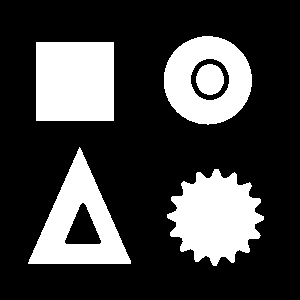
#> input picture 1. CV/Contours/Contours/images/shapes.png, 300 x 300 px
$ jupyter execute 2.manipulating_contours.ipynb
#> lines starting #> are read from the running program, lines starting #| are printed output that depends on the picture; after the words box and inside, x2 and y2 are one past the last pixel; in counts of white or black regions, pixels touching at a corner belong together
# Import Libraries

[cell 1]
import cv2
import numpy as np
import matplotlib.pyplot as plt

## Read the Image

[cell 2]
image = cv2.imread('images/shapes.png')
#> image is the input picture: shape (300, 300, 3); 25.8% white; 5 white regions, box (x1, y1, x2, y2) and area: (36, 42, 114, 121) 6162, (167, 169, 264, 266) 6126, (28, 147, 131, 264) 5309, (164, 36, 252, 125) 4906, (196, 64, 224, 95) 681

### Display
plt.imshow(cv2.cvtColor(image,cv2.COLOR_BGR2RGB));
plt.axis("off");

### Find and Draw Contours

[cell 3]
draw_image = image.copy()

gray_image = cv2.cvtColor(image, cv2.COLOR_BGR2GRAY)
#> gray_image: shape (300, 300); 25.8% white; 5 white regions

### Detect Contours
contours,hierarchy = cv2.findContours(gray_image, cv2.RETR_CCOMP, cv2.CHAIN_APPROX_SIMPLE)
#> contours = 7 contours; box (x1, y1, x2, y2) and area: (36, 42, 114, 121) 6006, (164, 36, 252, 125) 6005, (28, 147, 131, 264) 5989, (167, 169, 264, 266) 5938, (190, 58, 230, 101) 1280, (64, 202, 102, 245) 906, (196, 64, 224, 95) 639

### Draw Contours
draw_image = cv2.drawContours(image, contours, -1, (0,255,0), 1)
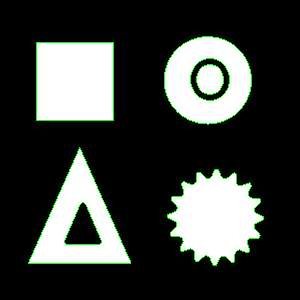
#> draw_image: shape (300, 300, 3); mean B, G, R 61.2, 65.7, 61.2

### Show
plt.imshow(cv2.cvtColor(draw_image,cv2.COLOR_BGR2RGB));
plt.axis("off");

## Extracting the Largest Contours

### The detected contours are returned as a list of continous coordinates that form the shape of the object. Using cordinates and using built-in function max() we can retrieve the largest contour in the list. We pass a key to the max function given by cv2.contourArea.

[cell 4]
image = cv2.imread("images/shapes.png")
draw_image = image.copy()

gray_image = cv2.cvtColor(image, cv2.COLOR_BGR2GRAY)

### Find contours
contours,hierarchy = cv2.findContours(gray_image, cv2.RETR_LIST, cv2.CHAIN_APPROX_NONE)
print(hierarchy)
#| [[[ 1 -1 -1 -1]
#|   [ 2  0 -1 -1]
#|   [ 3  1 -1 -1]
#|   [ 4  2 -1 -1]
#|   [ 5  3 -1 -1]
#|   [ 6  4 -1 -1]
#|   [-1  5 -1 -1]]]
### Find the biggest contour
biggest_contour = max(contours, key = cv2.contourArea)
#> biggest_contour = contour of 310 points, box (x1, y1, x2, y2) (36, 42, 114, 121), area 6006

### Draw contours
cv2.drawContours(image, biggest_contour, -1, (255,0,0), 2)
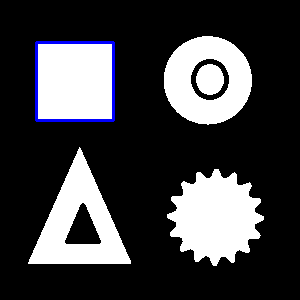
#> image: shape (300, 300, 3); 1.03% of pixels changed, all inside (x1, y1, x2, y2) = (35, 41, 115, 122)

### Display
plt.imshow(cv2.cvtColor(image, cv2.COLOR_BGR2RGB));
plt.axis("off");

[cell 5]
cv2.contourArea(biggest_contour)
#> Out = 6006

## Sorting Contours in terms of size

### The sorted() function can be used to retreieve contours on basis of size.

[cell 6]
image = cv2.imread("images/shapes.png")
draw_image = image.copy()

gray_image = cv2.cvtColor(image, cv2.COLOR_BGR2GRAY)

### Find Contours
contours,hierarchy = cv2.findContours(gray_image, cv2.RETR_LIST, cv2.CHAIN_APPROX_NONE)

### sorted contours
sorted_contours = sorted(contours, key = cv2.contourArea, reverse = True)
#> sorted_contours has the same summary as contours

### Display contours based on area in sorted manner
for i, cont in enumerate(sorted_contours,1):

    ### Draw Contour
    cv2.drawContours(draw_image, cont, -1, (0,255,0),3 )

    ### In sorted List
    cv2.putText(draw_image, str(i), (cont[0,0,0],cont[0,0,-1]-10), cv2.FONT_HERSHEY_SIMPLEX, 0.8, (0, 255, 0), 1)
#> this loop made 7 passes
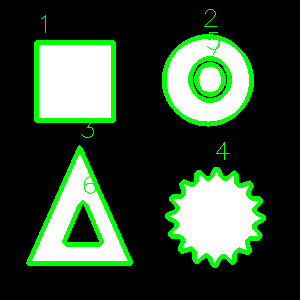
#> draw_image: shape (300, 300, 3); 8.96% of pixels changed, all inside (x1, y1, x2, y2) = (26, 9, 266, 268)

plt.imshow(draw_image);
plt.axis("off");

## Drawing a rectangle around the contour.
    Straight Bounding Rectangle
    Rotated Rectangle

### Straight Bounding Rectangle

### Syntax :
    x,y,w,h = cv2.boundingRect(array)
### Parameters:
    array : It is input gray-scale image or 2D point set from which the bounding rectangle is to be created.
### Returns:
    x : It is X-cordinate of the top-left corner.
    y : It is Y-cordinate of the top-left corner.
    w : It is the width of the rectangle.
    h : It is the height of the rectangle.

[cell 7]
image = cv2.imread("images/shapes.png")
draw_image = image.copy()

### Convert to gray Scale
gray_image = cv2.cvtColor(image, cv2.COLOR_BGR2GRAY)

### Find Contours
contours,hierarchy = cv2.findContours(gray_image, cv2.RETR_LIST, cv2.CHAIN_APPROX_NONE)

### Bounding Rect
x,y,w,h  = cv2.boundingRect(contours[3])
#> x = 196; y = 64; w = 28; h = 31
print(x,y,w,h)
#| 196 64 28 31
### Draw Bounding Rect
cv2.rectangle(draw_image, (x,y), (x+w,y+h), (0,255,0), 2)

### Show Contours
plt.imshow(cv2.cvtColor(draw_image, cv2.COLOR_BGR2RGB));
plt.axis("off");

### Bounding Maximum area contour.

[cell 8]
image = cv2.imread("images/shapes.png")
draw_image = image.copy()

### Convert to gray Scale
gray_image = cv2.cvtColor(image, cv2.COLOR_BGR2GRAY)

### Find Contours
contours,hierarchy = cv2.findContours(gray_image, cv2.RETR_LIST, cv2.CHAIN_APPROX_NONE)

### Bounding Rect
x,y,w,h  = cv2.boundingRect(max(contours, key = cv2.contourArea))
#> x = 36; y = 42; w = 78; h = 79

### Draw Bounding Rect
cv2.rectangle(draw_image, (x,y), (x+w,y+h), (0,255,0), 3)

### Show Contours
plt.imshow(cv2.cvtColor(draw_image, cv2.COLOR_BGR2RGB));
plt.axis("off");

### Straight Bounding Rectangle may overlap with another contour. This is not good. In order to overcome we use Rotated Rectangle. Rotated Rectangle is rectangle drawn such that it is rotated at a angle to enclose the contour minimumly.

## Rotated Rectangle

### Function Syntax:
    retval = cv2.minAreaRect(points)
### Parameters:
    array : It is the input gray-scale image or 2D point set from which the bounding rectangle is to be created.
### Returns:
    retval : A tupple consisting of:
        x,y cordinates of top-left vertex
        w,h of the rectangle
        angle of the rotation


[cell 9]
image = cv2.imread("images/shapes.png")

draw_image = image.copy()
gray_image = cv2.cvtColor(image, cv2.COLOR_BGR2GRAY)

### Find Contours
contours,hierarchy = cv2.findContours(gray_image, cv2.RETR_LIST, cv2.CHAIN_APPROX_NONE)

### Calculate minimum area Bounding Rect
rect = cv2.minAreaRect(contours[3])
#> rect = ((209.5, 79), (30, 27), -90)

### Check out rect object.
print(rect)
#| ((209.5, 79.0), (30.0, 27.0), -90.0)

### Convert rect object to int
box = cv2.boxPoints(rect).astype('int')
#> box = [[223, 94], [196, 94], [196, 64], [223, 64]]

print(box)
#| [[223  94]
#|  [196  94]
#|  [196  64]
#|  [223  64]]
### blur image
# blur_image = cv2.GaussianBlur(box,(51,51),0)

# draw_image[]
### Draw a rectangle around the object
cv2.drawContours(draw_image, [box], 0, (0,255,0), 2)
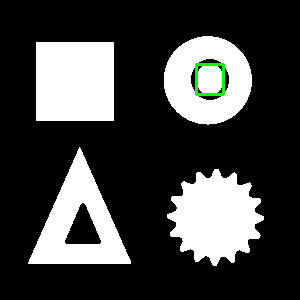
#> draw_image: shape (300, 300, 3); mean B, G, R 65.4, 66.4, 65.4

### Display the results
plt.imshow(cv2.cvtColor(draw_image,cv2.COLOR_BGR2RGB));
plt.axis("off");

## Drawing Convex Hull

### Function Syntax
    hull = cv2.convexHull(points, hull, clockwise, returnPoints)
### Parameters
    points       : Input 2D point set. This is a single contour.
    clockwise    : Orientation flag. If true convex hull is oriented clockwise else anti-clockwise.
    returnPoints : Operation flag. When flag is true, the function returns convex hull points. Otherwise it returns indices of convex hull points.
### Returns
    hull : Output convex hull.

[cell 10]
image = cv2.imread("images/tree.jpg")
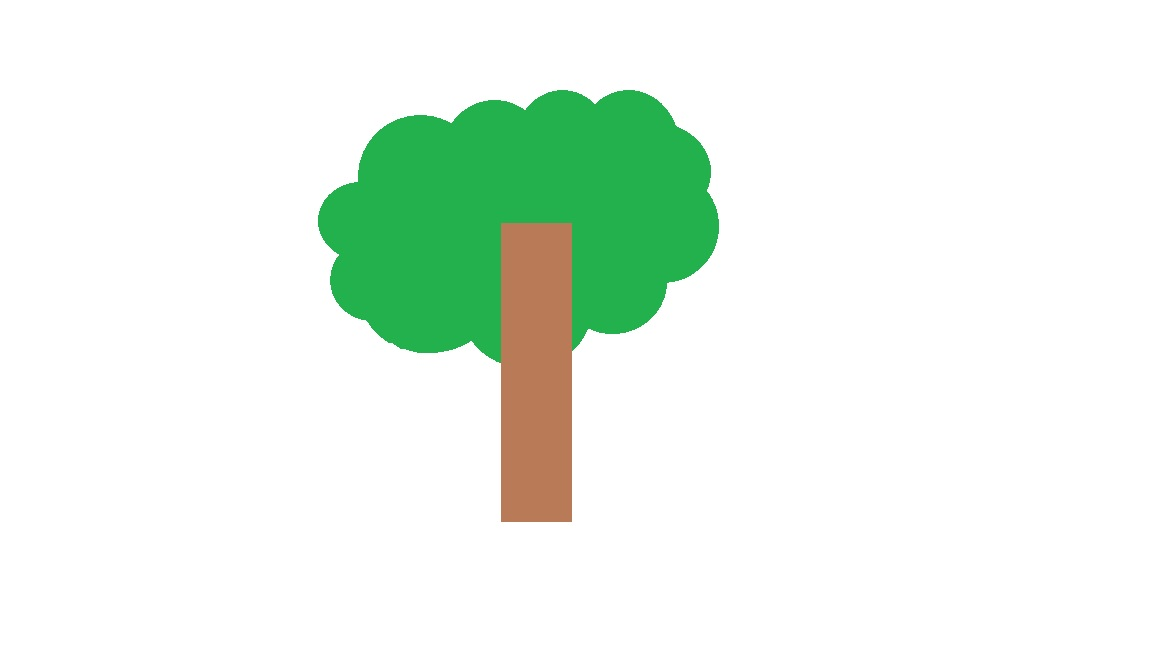
#> input picture 1. CV/Contours/Contours/images/tree.jpg, 1152 x 648 px
#> image is the input picture: shape (648, 1152, 3); mean B, G, R 232.6, 243.5, 231.2

hull_image = image.copy()
contour_image = image.copy()

### Convert to gray
gray_image = cv2.cvtColor(image, cv2.COLOR_BGR2GRAY)
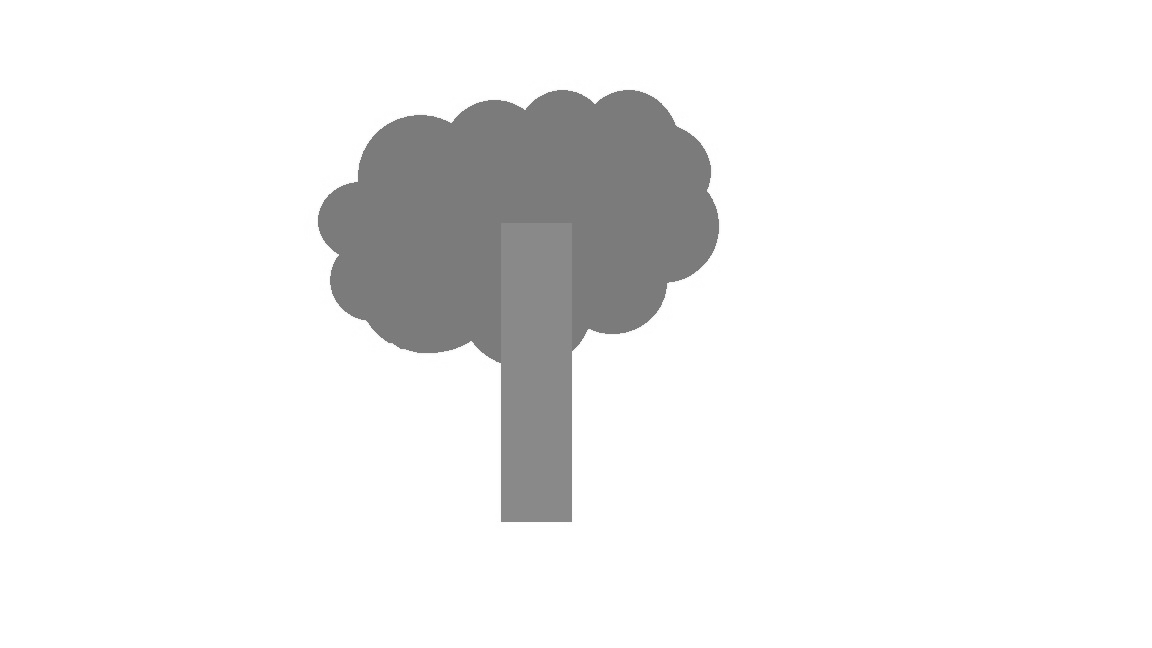
#> gray_image: shape (648, 1152); min 113, max 255, mean 238.6

### Create a binary threshold
_, binary = cv2.threshold(gray_image, 230,255, cv2.THRESH_BINARY_INV)
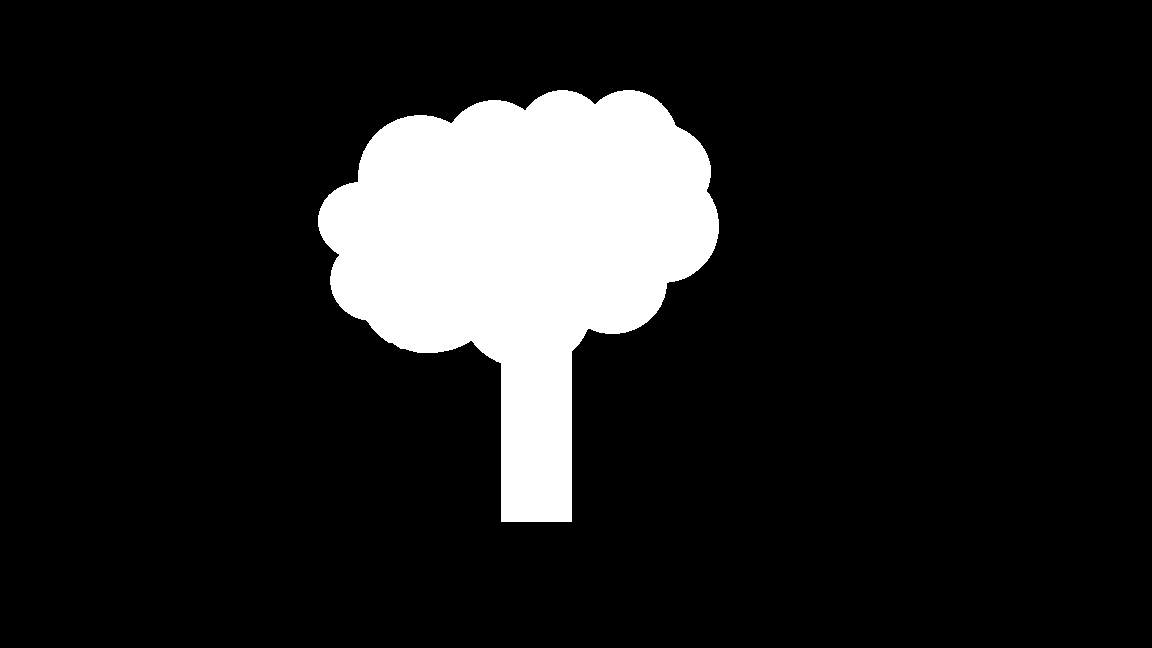
#> binary: shape (648, 1152); 12.7% white; 1 white region

### Find the contours from the threshold image
contour,hierarchy = cv2.findContours(binary, cv2.RETR_EXTERNAL, cv2.CHAIN_APPROX_SIMPLE)
#> contour = 1 contour; box (x1, y1, x2, y2) and area: (318, 90, 719, 522) 94280

### Since image has only one contour. Grab the first contour.
cnt = contour[0]
#> cnt = contour of 503 points, box (x1, y1, x2, y2) (318, 90, 719, 522), area 94280

### Get the required hull.
hull = cv2.convexHull(cnt)
#> hull = contour of 36 points, box (x1, y1, x2, y2) (318, 90, 719, 522), area 118766

### Draw the hull.
cv2.drawContours(hull_image, [hull], 0, (0,0,220), 3)
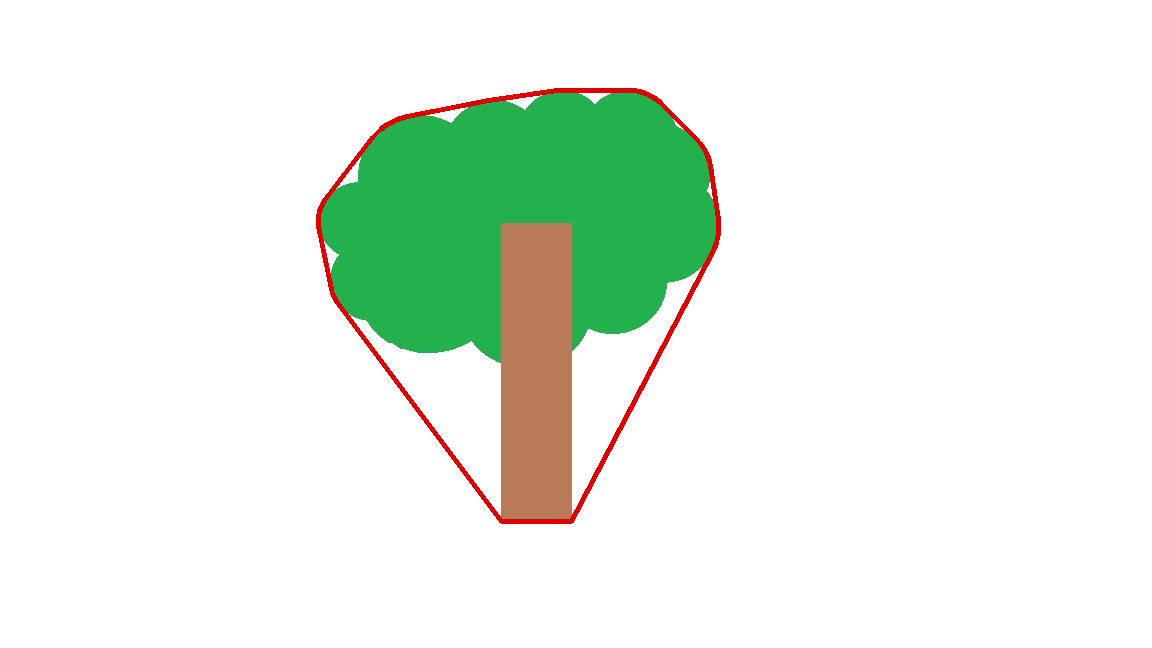
#> hull_image: shape (648, 1152, 3); 0.84% of pixels changed, all inside (x1, y1, x2, y2) = (316, 88, 721, 524)

### Draw the contour.
cv2.drawContours(contour_image, [cnt], 0 ,(0,0,220), 3)
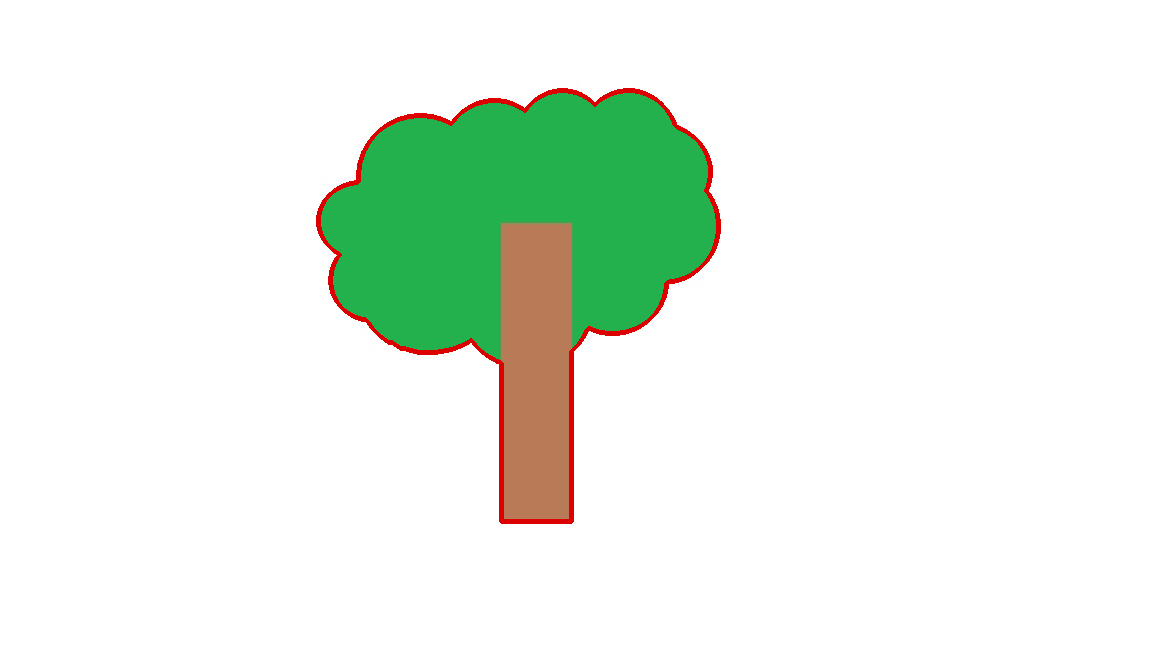
#> contour_image: shape (648, 1152, 3); 0.91% of pixels changed, all inside (x1, y1, x2, y2) = (316, 88, 721, 524)

### Display
plt.figure(figsize=[20,20])
plt.subplot(131);
plt.title("Hull Image");
plt.imshow(cv2.cvtColor(image,cv2.COLOR_BGR2RGB));
plt.axis("off");

plt.subplot(132);
plt.title("Hull Image");
plt.imshow(cv2.cvtColor(hull_image,cv2.COLOR_BGR2RGB));
plt.axis("off");

plt.subplot(133);
plt.title("Contour Image");
plt.imshow(cv2.cvtColor(contour_image,cv2.COLOR_BGR2RGB));
plt.axis("off");
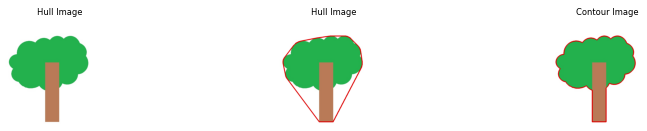
#> figure drawn by matplotlib, 3 panels
